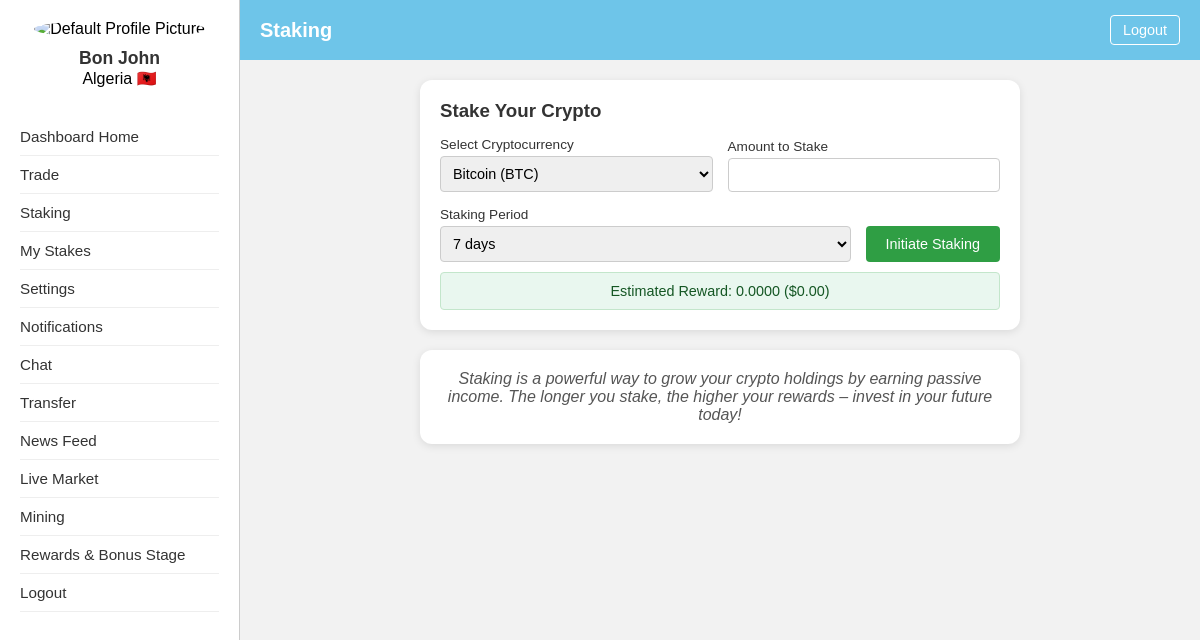
Page /staking_route (signed in) on the committed database.
### app.py (models this page shows)
class User(db.Model):
    id = db.Column(db.Integer, primary_key=True)
    first_name = db.Column(db.String(50), nullable=False)
    last_name = db.Column(db.String(50), nullable=False)
    username = db.Column(db.String(50), unique=True, nullable=False)
    email = db.Column(db.String(100), unique=True, nullable=False)
    phone_number = db.Column(db.String(20), unique=True, nullable=False)
    password = db.Column(db.String(255), nullable=False)
    balance = db.Column(db.Float, default=0.00)
    country = db.Column(db.String(50))
    country_code = db.Column(db.String(20))
    country_flag = db.Column(db.String(10))
    profile_pic = db.Column(db.String(255), default="")  # For an uploaded file name
    profile_pic_url = db.Column(db.String(255), default="")  # NEW: To store the default URL if no file is uploaded
    onboarding_completed = db.Column(db.Boolean, default=False)

### app.py (the view, shortened to what this page needs)
@app.route('/staking_route', methods=['GET', 'POST'])
def staking_route():
    if 'user_id' not in session:
        return redirect(url_for('login'))
    user = User.query.get(session['user_id'])
    new_stake = None
    user_holdings = HoldingsForTrade(user.id)
    return render_template('staking.html', user=user, crypto_prices=crypto_prices, new_stake=new_stake, user_holdings=user_holdings)

### app.py (called while the page is built)
def HoldingsForTrade(user_id):
    holdings = {}
    for crypto in crypto_prices.keys():
        record = Holding.query.filter_by(user_id=user_id, crypto_name=crypto).first()
        if record:
            holdings[crypto] = f"{record.balance:.4f}"
        else:
            holdings[crypto] = "0.0000"
    return holdings

### templates/staking.html (shortened to what this page needs)
<!DOCTYPE html>
<html lang="en">
<head>
  <link rel="stylesheet" href="https://cdnjs.cloudflare.com/ajax/libs/font-awesome/5.15.4/css/all.min.css">
</head>
<body>
  <div class="dashboard-container">
    <aside class="sidebar">
      <div class="profile-section">
        {% if user.profile_pic and user.profile_pic|trim %}
          <img src="{{ url_for('static', filename='profile_pics/' ~ user.profile_pic) }}" alt="Profile Picture">
        {% elif user.profile_pic_url and user.profile_pic_url|trim %}
          <img src="{{ user.profile_pic_url }}" alt="Default Profile Picture">
        {% else %}
          <img src="https://files.catbox.moe/1nq0v5.png" alt="Default Profile Picture">
        {% endif %}
        <h3>{{ user.username }}</h3>
        {% if user.country and user.country_flag %}
          <p>{{ user.country }} {{ user.country_flag }}</p>
        {% endif %}
      </div>
      <nav>
        <a href="{{ url_for('dashboard') }}">Dashboard Home</a>
        <a href="{{ url_for('trade') }}">Trade</a>
        <a href="{{ url_for('staking_route') }}">Staking</a>
        <a href="{{ url_for('my_stakes') }}">My Stakes</a>
        <a href="{{ url_for('settings') }}">Settings</a>
        <a href="{{ url_for('notifications') }}">Notifications</a>
        <a href="{{ url_for('chat_advisors') }}">Chat <span id="dashboardChatBadge" style="display:none; background:red; color:white; border-radius:50%; padding:2px 6px; font-size:0.75rem;">New</span></a>
        <a href="{{ url_for('transfer') }}">Transfer</a>
        <a href="{{ url_for('news_feed') }}">News Feed</a>
        <a href="{{ url_for('live_market') }}">Live Market</a>
        <a href="{{ url_for('mining') }}" class="mining">Mining</a>
        <a href="{{ url_for('rewards_bonus') }}" class="rewards">Rewards & Bonus Stage</a>
        <a href="{{ url_for('logout') }}">Logout</a>
      </nav>
    </aside>
    <div class="main-content">
      <div class="header">
        <h2>Staking</h2>
        <a href="{{ url_for('logout') }}" class="logout-btn">Logout</a>
      </div>
      <div class="content-area">
        <div class="staking-container">
          <h3>Stake Your Crypto</h3>
          <form action="{{ url_for('staking_route') }}" method="POST" id="stakingForm">
            <div class="form-group">
              <label for="crypto_name">Select Cryptocurrency</label>
              <select name="crypto_name" id="crypto_name" required>
                {% for crypto in crypto_prices.keys() %}
                  <option value="{{ crypto }}">{{ crypto }}</option>
                {% endfor %}
              </select>
            </div>
            <div class="form-group">
              <label for="amount">Amount to Stake</label>
              <input type="number" name="amount" id="amount" step="0.0001" required>
            </div>
            <div class="form-group">
              <label for="staking_period">Staking Period</label>
              <select name="staking_period" id="staking_period" required>
                <option value="7 days">7 days</option>
              </select>
            </div>
            <button type="submit" id="submitBtn">Initiate Staking</button>
          </form>
          <div class="reward-display" id="rewardDisplay">Estimated Reward: 0.0000 (<span id="rewardUSD">$0.00</span>)</div>
        </div>
        <div class="inspiration-container">
          <p>Staking is a powerful way to grow your crypto holdings by earning passive income. The longer you stake, the higher your rewards – invest in your future today!</p>
        </div>
      </div>
    </div>
  </div>
</body>
</html>

### templates/staking.html (style rules this page uses)
* { margin: 0; padding: 0; box-sizing: border-box; }
body { font-family: Arial, sans-serif; background-color: #f2f2f2; }
.dashboard-container { display: flex; height: 100vh; }
.sidebar { width: 240px; background: #fff; border-right: 1px solid #ccc; padding: 20px; }
.sidebar .profile-section { text-align: center; margin-bottom: 30px; }
.sidebar .profile-section img { width: 80px; height: 80px; border-radius: 50%; object-fit: cover; margin-bottom: 10px; }
.sidebar .profile-section h3 { font-size: 1.1rem; color: #333; }
.sidebar nav a { display: block; text-decoration: none; color: #333; padding: 10px 0; border-bottom: 1px solid #eee; font-size: 0.95rem; }
.main-content { flex: 1; display: flex; flex-direction: column; }
.header { background-color: #6EC5E9; color: #fff; padding: 15px 20px; display: flex; justify-content: space-between; align-items: center; }
.header h2 { font-size: 1.25rem; }
.header .logout-btn { text-decoration: none; font-size: 0.9rem; padding: 6px 12px; border: 1px solid #fff; border-radius: 4px; color: #fff; }
.content-area { flex: 1; padding: 20px; overflow-y: auto; }
.content-area h3 { color: #333; margin-bottom: 15px; }
.staking-container { background: #fff; border-radius: 12px; box-shadow: 0 2px 8px rgba(0, 0, 0, 0.1); padding: 20px; max-width: 600px; margin: auto; animation: fadeInUp 0.8s ease-out; }
.staking-container form { display: flex; flex-wrap: wrap; gap: 15px; align-items: flex-end; }
.staking-container .form-group { flex: 1 1 200px; display: flex; flex-direction: column; }
.staking-container label { font-size: 0.85rem; margin-bottom: 4px; color: #333; }
.staking-container input, .staking-container select { padding: 8px; border: 1px solid #ccc; border-radius: 4px; font-size: 0.9rem; transition: border-color 0.3s; }
.staking-container button { padding: 10px 20px; background: #2f9e44; border: none; color: #fff; border-radius: 4px; cursor: pointer; font-size: 0.9rem; margin-top: 10px; transition: background 0.3s; }
.reward-display { width: 100%; padding: 10px; margin-top: 10px; font-size: 0.9rem; background: #e9f7ef; border: 1px solid #c3e6cb; border-radius: 4px; text-align: center; color: #155724; }
.inspiration-container { background: #fff; border-radius: 12px; padding: 20px; margin: 20px auto; max-width: 600px; box-shadow: 0 2px 8px rgba(0,0,0,0.1); text-align: center; font-style: italic; color: #555; animation: fadeIn 0.8s ease-out; }

### rows in the picture
User: username "Bon John", country "Algeria", country_flag "🇦🇱"

### other values in the picture
form field crypto_name "Bitcoin (BTC)"
